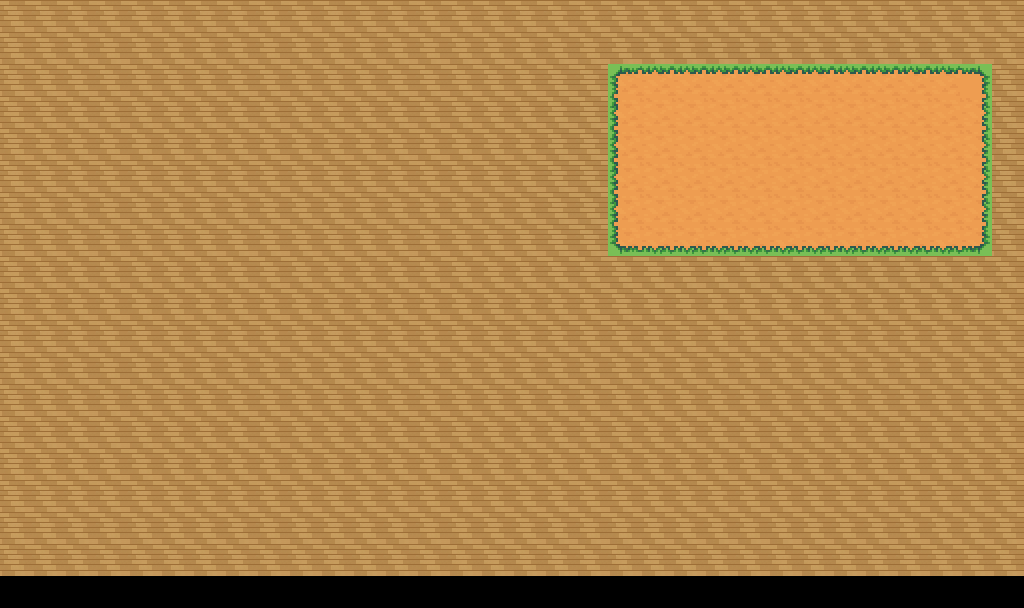

A level layout from a 2D game, rendered from its tile map. Below: a short description, then the map file with tile-grid data replaced by summaries:
An orthogonal 32x19 tile map with 32x32 px tiles, 2 tile layers (background, garden bg), 6 tilesets and 536 objects.

<map version="1.10" tiledversion="1.11.2" orientation="orthogonal" renderorder="right-down" width="32" height="19" tilewidth="32" tileheight="32" infinite="0" nextlayerid="18" nextobjectid="960">
 <editorsettings>
  <chunksize width="10" height="10" />
  <export target="room_base.json" format="json" />
 </editorsettings>
 <tileset firstgid="1" source="room_tileset.tsx" />
 <tileset firstgid="188" source="16x tiles.tsx" />
 <tileset firstgid="936" source="interior_1.tsx" />
 <tileset firstgid="2360" source="cars.tsx" />
 <tileset firstgid="2410" source="garden bg.tsx" />
 <tileset firstgid="2650" source="garden.tsx" />
 <layer id="1" name="background" width="32" height="19">
  <data>[608 cells, 576 non-empty, 1 distinct tile ids]</data>
 </layer>
 <layer id="16" name="garden bg" width="32" height="19">
  <data>[608 cells, 72 non-empty, 9 distinct tile ids]</data>
 </layer>
 <objectgroup id="4" name="walls">
  <object id="22" gid="53" x="256" y="64" width="32" height="32" />
  <object id="24" gid="53" x="192" y="64" width="32" height="32" />
  <object id="25" gid="53" x="160" y="64" width="32" height="32" />
  <object id="26" gid="53" x="128" y="64" width="32" height="32" />
  <object id="27" gid="53" x="96" y="64" width="32" height="32" />
  <object id="28" gid="53" x="64" y="64" width="32" height="32" />
  <object id="29" gid="53" x="32" y="64" width="32" height="32" />
  <object id="30" gid="4" x="0" y="32" width="32" height="32" />
  <object id="31" gid="4" x="96" y="32" width="32" height="32" />
  <object id="32" gid="4" x="64" y="32" width="32" height="32" />
  <object id="33" gid="4" x="32" y="32" width="32" height="32" />
  <object id="34" gid="4" x="128" y="32" width="32" height="32" />
  <object id="35" gid="4" x="160" y="32" width="32" height="32" />
  <object id="41" gid="4" x="192" y="32" width="32" height="32" />
  <object id="42" gid="4" x="288" y="32" width="32" height="32" />
  <object id="43" gid="4" x="256" y="32" width="32" height="32" />
  <object id="45" gid="4" x="320" y="32" width="32" height="32" />
  <object id="46" gid="4" x="352" y="32" width="32" height="32" />
  <object id="59" gid="4" x="384" y="32" width="32" height="32" />
  <object id="60" gid="4" x="480" y="32" width="32" height="32" />
  <object id="61" gid="4" x="448" y="32" width="32" height="32" />
  <object id="62" gid="4" x="416" y="32" width="32" height="32" />
  <object id="63" gid="4" x="512" y="32" width="32" height="32" />
  <object id="64" gid="4" x="544" y="32" width="32" height="32" />
  <object id="66" gid="4" x="672" y="32" width="32" height="32" />
  <object id="67" gid="4" x="640" y="32" width="32" height="32" />
  <object id="68" gid="4" x="608" y="32" width="32" height="32" />
  <object id="69" gid="4" x="704" y="32" width="32" height="32" />
  <object id="70" gid="4" x="736" y="32" width="32" height="32" />
  <object id="71" gid="4" x="768" y="32" width="32" height="32" />
  <object id="72" gid="4" x="800" y="32" width="32" height="32" />
  <object id="73" gid="4" x="896" y="32" width="32" height="32" />
  <object id="74" gid="4" x="864" y="32" width="32" height="32" />
  <object id="75" gid="4" x="832" y="32" width="32" height="32" />
  <object id="76" gid="4" x="928" y="32" width="32" height="32" />
  <object id="77" gid="4" x="960" y="32" width="32" height="32" />
  <object id="80" gid="22" x="992" y="64" width="32" height="32" />
  <object id="81" gid="22" x="992" y="96" width="32" height="32" />
  <object id="82" gid="22" x="992" y="128" width="32" height="32" />
  <object id="83" gid="22" x="992" y="160" width="32" height="32" />
  <object id="84" gid="22" x="992" y="192" width="32" height="32" />
  <object id="85" gid="22" x="992" y="224" width="32" height="32" />
  <object id="86" gid="22" x="992" y="256" width="32" height="32" />
  <object id="88" gid="22" x="992" y="320" width="32" height="32" />
  <object id="89" gid="22" x="992" y="352" width="32" height="32" />
  <object id="90" gid="22" x="992" y="384" width="32" height="32" />
  <object id="91" gid="22" x="992" y="416" width="32" height="32" />
  <object id="92" gid="22" x="992" y="448" width="32" height="32" />
  <object id="95" gid="38" x="960" y="608" width="32" height="32" />
  <object id="96" gid="38" x="928" y="608" width="32" height="32" />
  <object id="97" gid="38" x="896" y="608" width="32" height="32" />
  <object id="98" gid="38" x="864" y="608" width="32" height="32" />
  <object id="99" gid="38" x="832" y="608" width="32" height="32" />
  <object id="100" gid="38" x="800" y="608" width="32" height="32" />
  <object id="101" gid="38" x="768" y="608" width="32" height="32" />
  <object id="102" gid="38" x="736" y="608" width="32" height="32" />
  <object id="103" gid="38" x="704" y="608" width="32" height="32" />
  <object id="104" gid="38" x="672" y="608" width="32" height="32" />
  <object id="105" gid="38" x="640" y="608" width="32" height="32" />
  <object id="106" gid="38" x="608" y="608" width="32" height="32" />
  <object id="107" gid="38" x="448" y="608" width="32" height="32" />
  <object id="109" gid="38" x="544" y="608" width="32" height="32" />
  <object id="110" gid="38" x="512" y="608" width="32" height="32" />
  <object id="111" gid="38" x="480" y="608" width="32" height="32" />
  <object id="112" gid="38" x="416" y="608" width="32" height="32" />
  <object id="113" gid="38" x="384" y="608" width="32" height="32" />
  <object id="114" gid="38" x="352" y="608" width="32" height="32" />
  <object id="115" gid="38" x="320" y="608" width="32" height="32" />
  <object id="117" gid="38" x="32" y="608" width="32" height="32" />
  <object id="118" gid="38" x="96" y="608" width="32" height="32" />
  <object id="119" gid="38" x="64" y="608" width="32" height="32" />
  <object id="120" gid="38" x="128" y="608" width="32" height="32" />
  <object id="121" gid="38" x="160" y="608" width="32" height="32" />
  <object id="122" gid="38" x="192" y="608" width="32" height="32" />
  <object id="123" gid="38" x="224" y="608" width="32" height="32" />
  <object id="124" gid="38" x="256" y="608" width="32" height="32" />
  <object id="125" gid="37" x="0" y="608" width="32" height="32" />
  <object id="126" gid="20" x="0" y="480" width="32" height="32" />
  <object id="127" gid="20" x="0" y="448" width="32" height="32" />
  <object id="128" gid="20" x="0" y="416" width="32" height="32" />
  <object id="129" gid="20" x="0" y="352" width="32" height="32" />
  <object id="130" gid="20" x="0" y="384" width="32" height="32" />
  <object id="131" gid="20" x="0" y="320" width="32" height="32" />
  <object id="133" gid="20" x="0" y="256" width="32" height="32" />
  <object id="134" gid="20" x="0" y="224" width="32" height="32" />
  <object id="135" gid="20" x="0" y="192" width="32" height="32" />
  <object id="136" gid="20" x="0" y="128" width="32" height="32" />
  <object id="137" gid="20" x="0" y="160" width="32" height="32" />
  <object id="138" gid="20" x="0" y="96" width="32" height="32" />
  <object id="139" gid="20" x="0" y="64" width="32" height="32" />
  </objectgroup>
 <objectgroup id="3" name="furniture">
  <!-- 307 objects omitted --></objectgroup>
 <objectgroup id="7" name="props">
  <!-- 259 objects omitted --></objectgroup>
 <objectgroup id="8" name="interior 1">
  <!-- 252 objects omitted --></objectgroup>
 <objectgroup id="17" name="garden">
  <!-- 50 objects omitted --></objectgroup>
 <objectgroup id="11" name="cars">
  <!-- 8 objects omitted --></objectgroup>
</map>
<!-- 446 of 536 objects omitted -->
